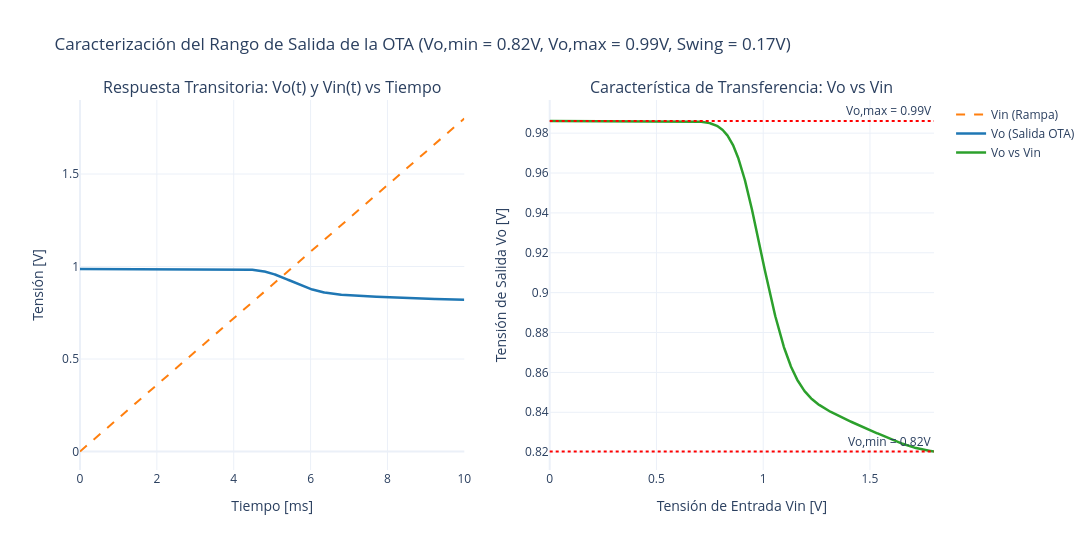

Here is the notebook cell this chart was saved with:
### Code cell
# ==============================================================================
# Encabezado: Simulación de Rango de Salida en Transitorio (Output Voltage Swing)
# Descripción: Modifica el netlist para aplicar una rampa en la tensión de entrada
#              de modo común (V2) desde un valor por debajo del modo común (0V)
#              hasta por encima (1.8V). Ejecuta un análisis transitorio (tran 10u 10m)
#              y grafica Vo(t) y la característica de transferencia Vo vs Vin con Plotly.
# ==============================================================================

import plotly.graph_objects as go
from plotly.subplots import make_subplots

# ── 1. Configuración de la Rampa Transitoria ──────────────────────────────────
VCM_START = 0.0   # Tensión inicial de rampa [V]
VCM_STOP  = 1.8   # Tensión final de rampa [V]
T_SIM     = '10m' # Tiempo total de simulación transitoria
T_STEP    = '10u' # Paso de tiempo

RAW_TRAN_FILE = '/headless/.xschem/simulations/OTA_tb_tran.raw'
SPICE_TRAN_FILE = '/foss/designs/LDO-sky130/xschem/OTA_tb_tran.spice'

with open(SPICE_AC_FILE, 'r') as f:
    orig_net = f.read()

# Modificar el netlist para análisis transitorio con rampa PWL y formato ASCII
tran_net = orig_net.replace(
    'V2 net3 0 {VCM}',
    f'V2 net3 0 PWL(0 {VCM_START} {T_SIM} {VCM_STOP})'
).replace(
    'ac dec 10 1 1G',
    f'tran {T_STEP} {T_SIM}'
).replace(
    'plot vdb(vo)',
    '* plot vdb(vo)'
).replace(
    'plot cph(v(vo))*180/PI',
    '* plot cph(v(vo))*180/PI'
).replace(
    'OTA_tb_ac.raw',
    'OTA_tb_tran.raw'
)

with open(SPICE_TRAN_FILE, 'w') as f:
    f.write(tran_net)

print(f"Lanzando simulación transitoria de rampa de salida (PWL {VCM_START}V a {VCM_STOP}V)...")
cmd_sim_tran = f'export PATH=/foss/tools/xschem/bin:/foss/tools/ngspice/bin:$PATH; cd /headless/.xschem/simulations && ngspice -b /foss/designs/LDO-sky130/xschem/OTA_tb_tran.spice'
result_tran = subprocess.run(cmd_sim_tran, shell=True, capture_output=True, text=True)

if result_tran.returncode == 0:
    print("¡Simulación transitoria completada con éxito!")
else:
    print("Error durante la simulación transitoria:", result_tran.stderr)

# ── 2. Carga y Extracción de Datos Transitorios ───────────────────────────────
data_tran_raw = spyci.load_raw(RAW_TRAN_FILE)['values']

time_arr = np.real(data_tran_raw['time']) * 1e3  # Convertir a ms
vo_tran  = np.real(data_tran_raw['v(vo)'])
vin_tran = np.real(data_tran_raw['v(vip)'])

# Identificación de los límites del Rango de Salida (Output Swing)
vo_min = float(np.min(vo_tran))
vo_max = float(np.max(vo_tran))
output_swing = vo_max - vo_min

print(f"=== RESULTADOS DE RANGO DE SALIDA EN TRANSITORIO ===")
print(f"Tensión Mínima de Salida (Vo,min):  {vo_min:.3f} V")
print(f"Tensión Máxima de Salida (Vo,max):  {vo_max:.3f} V")
print(f"Excursión Máxima de Salida (ΔVo):    {output_swing:.3f} V")

# ── 3. Gráficas de Rango de Salida en Transitorio con Plotly ──────────────────
fig_tran = make_subplots(
    rows=1, cols=2,
    subplot_titles=('Respuesta Transitoria: Vo(t) y Vin(t) vs Tiempo', 'Característica de Transferencia: Vo vs Vin')
)

# Gráfica 1: Vo(t) y Vin(t) vs Tiempo
fig_tran.add_trace(
    go.Scatter(x=time_arr, y=vin_tran, mode='lines', name='Vin (Rampa)',
               line=dict(color='#ff7f0e', width=2, dash='dash')),
    row=1, col=1
)
fig_tran.add_trace(
    go.Scatter(x=time_arr, y=vo_tran, mode='lines', name='Vo (Salida OTA)',
               line=dict(color='#1f77b4', width=2.5)),
    row=1, col=1
)

# Gráfica 2: Vo vs Vin (Transfer Curve)
fig_tran.add_trace(
    go.Scatter(x=vin_tran, y=vo_tran, mode='lines', name='Vo vs Vin',
               line=dict(color='#2ca02c', width=2.5)),
    row=1, col=2
)

# Líneas de referencia para límites de salida en la gráfica 2
fig_tran.add_hline(y=vo_max, line_dash="dot", line_color="red", annotation_text=f"Vo,max = {vo_max:.2f}V", row=1, col=2)
fig_tran.add_hline(y=vo_min, line_dash="dot", line_color="red", annotation_text=f"Vo,min = {vo_min:.2f}V", row=1, col=2)

fig_tran.update_xaxes(title_text="Tiempo [ms]", row=1, col=1)
fig_tran.update_yaxes(title_text="Tensión [V]", row=1, col=1)

fig_tran.update_xaxes(title_text="Tensión de Entrada Vin [V]", row=1, col=2)
fig_tran.update_yaxes(title_text="Tensión de Salida Vo [V]", row=1, col=2)

fig_tran.update_layout(
    title_text=f"Caracterización del Rango de Salida de la OTA (Vo,min = {vo_min:.2f}V, Vo,max = {vo_max:.2f}V, Swing = {output_swing:.2f}V)",
    height=550, width=1200,
    template="plotly_white"
)

fig_tran.show()

### Figure 1 — Plotly figure (JSON) as saved in the notebook; plotly's stock layout.template omitted (floating-point values rounded to 4 significant figures; data arrays with more than 128 entries replaced by an {"elided": "..."} marker saying what was removed)
{"data": [{"line": {"color": "#ff7f0e", "dash": "dash", "width": 2}, "mode": "lines", "name": "Vin (Rampa)", "type": "scatter", "x": {"elided": "1008 float values"}, "xaxis": "x", "y": {"elided": "1008 float values"}, "yaxis": "y"}, {"line": {"color": "#1f77b4", "width": 2.5}, "mode": "lines", "name": "Vo (Salida OTA)", "type": "scatter", "x": {"elided": "1008 float values"}, "xaxis": "x", "y": {"elided": "1008 float values"}, "yaxis": "y"}, {"line": {"color": "#2ca02c", "width": 2.5}, "mode": "lines", "name": "Vo vs Vin", "type": "scatter", "x": {"elided": "1008 float values"}, "xaxis": "x2", "y": {"elided": "1008 float values"}, "yaxis": "y2"}], "layout": {"annotations": [{"font": {"size": 16}, "showarrow": false, "text": "Respuesta Transitoria: Vo(t) y Vin(t) vs Tiempo", "x": 0.225, "xanchor": "center", "xref": "paper", "y": 1, "yanchor": "bottom", "yref": "paper"}, {"font": {"size": 16}, "showarrow": false, "text": "Característica de Transferencia: Vo vs Vin", "x": 0.775, "xanchor": "center", "xref": "paper", "y": 1, "yanchor": "bottom", "yref": "paper"}, {"showarrow": false, "text": "Vo,max = 0.99V", "x": 1, "xanchor": "right", "xref": "x2 domain", "y": 0.9861, "yanchor": "bottom", "yref": "y2"}, {"showarrow": false, "text": "Vo,min = 0.82V", "x": 1, "xanchor": "right", "xref": "x2 domain", "y": 0.8203, "yanchor": "bottom", "yref": "y2"}], "height": 550, "shapes": [{"line": {"color": "red", "dash": "dot"}, "type": "line", "x0": 0, "x1": 1, "xref": "x2 domain", "y0": 0.9861, "y1": 0.9861, "yref": "y2"}, {"line": {"color": "red", "dash": "dot"}, "type": "line", "x0": 0, "x1": 1, "xref": "x2 domain", "y0": 0.8203, "y1": 0.8203, "yref": "y2"}], "title": {"text": "Caracterización del Rango de Salida de la OTA (Vo,min = 0.82V, Vo,max = 0.99V, Swing = 0.17V)"}, "width": 1200, "xaxis": {"anchor": "y", "domain": [0, 0.45], "title": {"text": "Tiempo [ms]"}}, "xaxis2": {"anchor": "y2", "domain": [0.55, 1], "title": {"text": "Tensión de Entrada Vin [V]"}}, "yaxis": {"anchor": "x", "domain": [0, 1], "title": {"text": "Tensión [V]"}}, "yaxis2": {"anchor": "x2", "domain": [0, 1], "title": {"text": "Tensión de Salida Vo [V]"}}}}
